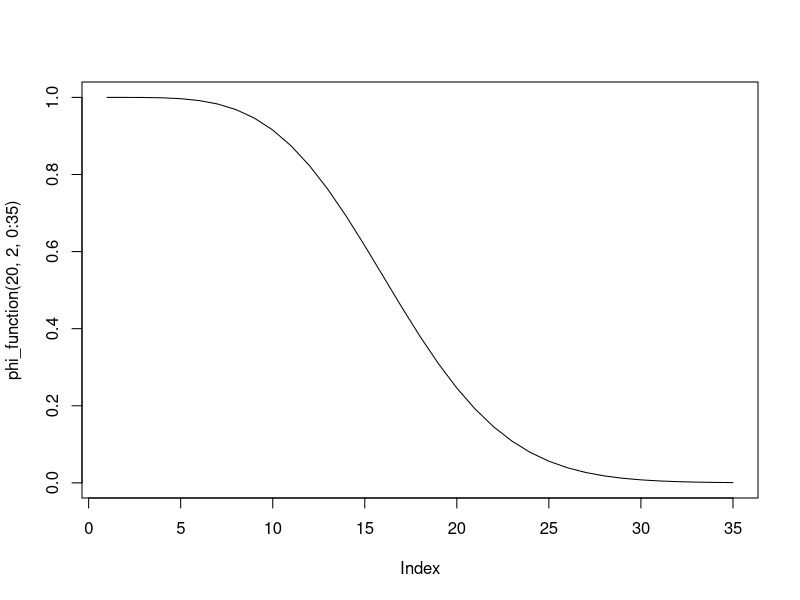
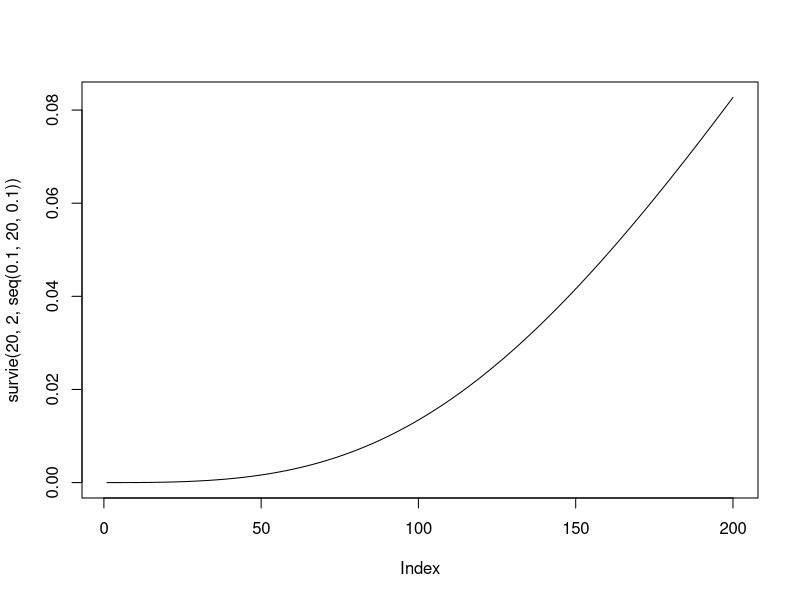

Recreate these plots in R, in order. (Note: this script raises an error after producing the figures.)
# TP 1 

## Question 1

phi <- function(x){
  rep <- ((x[3]*(1-(1-x[1])*(1-x[2]))*(1-(1-x[4])*(1-x[5])))+(1-x[3])*(1-(1-x[1]*x[4])*(1-x[2]*x[5])))*(1-(1-x[6]*x[7])*(1-x[8])*(1-x[9]))
  return(rep)
}

# question 2

phi_function <- function(lambda, beta, t){
  R1 <- 1-pweibull(t, shape = beta, scale = lambda)
  R2 <- 1-pweibull(t, shape = beta, scale = lambda)
  R3 <- 1-pweibull(t, shape = beta, scale = lambda)
  R4 <- 1-pweibull(t, shape = beta, scale = lambda)
  R5 <- 1-pweibull(t, shape = beta, scale = lambda)
  R6 <- 1-pweibull(t, shape = beta, scale = lambda)
  R7 <- 1-pweibull(t, shape = beta, scale = lambda)
  R8 <- 1-pweibull(t, shape = beta, scale = lambda)
  R9 <- 1-pweibull(t, shape = beta, scale = lambda)
  rep <- ((R3[t]*(1-(1-R1[t])*(1-R2[t]))*(1-(1-R4[t])*(1-R5[t])))+(1-R3[t])*(1-(1-R1[t]*R4[t])*(1-R2[t]*R5[t])))*(1-(1-R6[t]*R7[t])*(1-R8[t])*(1-R9[t]))
  return(rep)
}




## Question 3

plot(phi_function(20,2, 0:35), type = 'l')

## Question 4

survie <- function(lambda, beta, t){
  R1 <- 1-pweibull(t, shape = beta, scale = lambda)
  R2 <- 1-pweibull(t, shape = beta, scale = lambda)
  R3 <- 1-pweibull(t, shape = beta, scale = lambda)
  R4 <- 1-pweibull(t, shape = beta, scale = lambda)
  R5 <- 1-pweibull(t, shape = beta, scale = lambda)
  R6 <- 1-pweibull(t, shape = beta, scale = lambda)
  R7 <- 1-pweibull(t, shape = beta, scale = lambda)
  R8 <- 1-pweibull(t, shape = beta, scale = lambda)
  R9 <- 1-pweibull(t, shape = beta, scale = lambda)
  rep <- -log(((R3[t]*(1-(1-R1[t])*(1-R2[t]))*(1-(1-R4[t])*(1-R5[t])))+(1-R3[t])*(1-(1-R1[t]*R4[t])*(1-R2[t]*R5[t])))*(1-(1-R6[t]*R7[t])*(1-R8[t])*(1-R9[t]))/t)
  # rep <- -log(rep)/t
  return(rep)
  # rep <- -log(1 - phi_function(lambda, beta, t))/t
}

survie <- function(lambda, beta, t){
  rep=NULL
  for(i in 1:length(t)){
    R1 <- 1-pweibull(t[i], shape = beta, scale = lambda)
    R2 <- 1-pweibull(t[i], shape = beta, scale = lambda)
    R3 <- 1-pweibull(t[i], shape = beta, scale = lambda)
    R4 <- 1-pweibull(t[i], shape = beta, scale = lambda)
    R5 <- 1-pweibull(t[i], shape = beta, scale = lambda)
    R6 <- 1-pweibull(t[i], shape = beta, scale = lambda)
    R7 <- 1-pweibull(t[i], shape = beta, scale = lambda)
    R8 <- 1-pweibull(t[i], shape = beta, scale = lambda)
    R9 <- 1-pweibull(t[i], shape = beta, scale = lambda)
    rep[i] <- -log(((R3*(1-(1-R1)*(1-R2))*(1-(1-R4)*(1-R5)))+(1-R3)*(1-(1-R1*R4)*(1-R2*R5)))*(1-(1-R6*R7)*(1-R8)*(1-R9)))/t[i]
  }
  return(rep)
}


survie(20, 2, seq(0.1, 20, 0.1))
plot(survie(20, 2, seq(0.1, 20, 0.1)), type = 'l')
p
